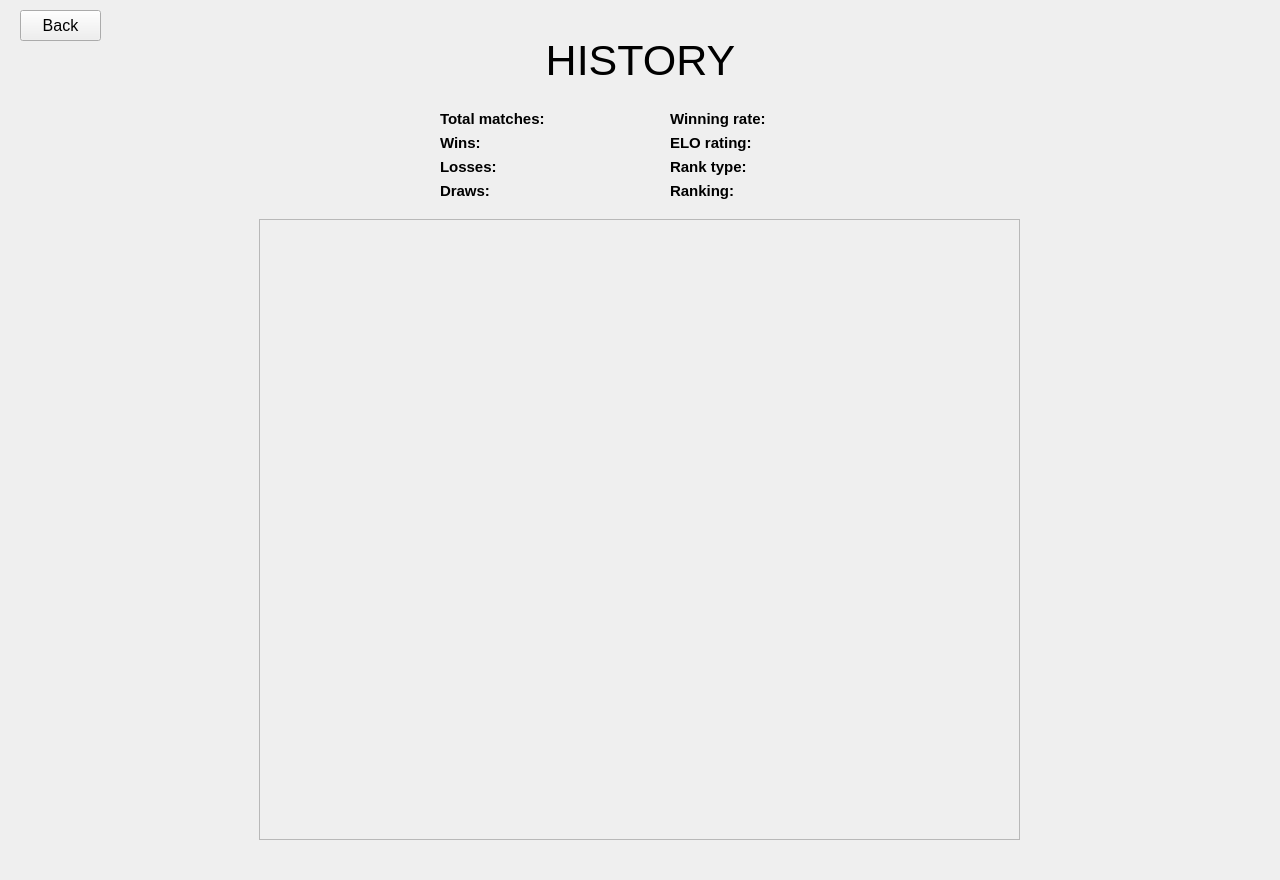
<?xml version="1.0" encoding="UTF-8"?>
<ui version="4.0">
 <class>HistoryWidget</class>
 <widget class="QWidget" name="HistoryWidget">
  <property name="geometry">
   <rect>
    <x>0</x>
    <y>0</y>
    <width>1280</width>
    <height>880</height>
   </rect>
  </property>
  <property name="windowTitle">
   <string>Form</string>
  </property>
  <widget class="QLabel" name="lbl_title">
   <property name="geometry">
    <rect>
     <x>500</x>
     <y>30</y>
     <width>281</width>
     <height>61</height>
    </rect>
   </property>
   <property name="font">
    <font>
     <pointsize>32</pointsize>
    </font>
   </property>
   <property name="text">
    <string>HISTORY</string>
   </property>
   <property name="alignment">
    <set>Qt::AlignCenter</set>
   </property>
  </widget>
  <widget class="QScrollArea" name="scrollArea">
   <property name="geometry">
    <rect>
     <x>259</x>
     <y>219</y>
     <width>761</width>
     <height>621</height>
    </rect>
   </property>
   <property name="widgetResizable">
    <bool>true</bool>
   </property>
   <widget class="QWidget" name="scrollAreaWidgetContents">
    <property name="geometry">
     <rect>
      <x>0</x>
      <y>0</y>
      <width>759</width>
      <height>619</height>
     </rect>
    </property>
   </widget>
  </widget>
  <widget class="QPushButton" name="btn_back">
   <property name="geometry">
    <rect>
     <x>20</x>
     <y>10</y>
     <width>81</width>
     <height>31</height>
    </rect>
   </property>
   <property name="font">
    <font>
     <pointsize>12</pointsize>
    </font>
   </property>
   <property name="text">
    <string>Back</string>
   </property>
  </widget>
  <widget class="QWidget" name="formLayoutWidget">
   <property name="geometry">
    <rect>
     <x>440</x>
     <y>110</y>
     <width>211</width>
     <height>91</height>
    </rect>
   </property>
   <layout class="QFormLayout" name="formLayout">
    <item row="0" column="0">
     <widget class="QLabel" name="label">
      <property name="font">
       <font>
        <pointsize>11</pointsize>
        <bold>true</bold>
       </font>
      </property>
      <property name="text">
       <string>Total matches:</string>
      </property>
     </widget>
    </item>
    <item row="0" column="1">
     <widget class="QLabel" name="lbl_total">
      <property name="font">
       <font>
        <pointsize>11</pointsize>
       </font>
      </property>
      <property name="text">
       <string/>
      </property>
     </widget>
    </item>
    <item row="1" column="0">
     <widget class="QLabel" name="label_3">
      <property name="font">
       <font>
        <pointsize>11</pointsize>
        <bold>true</bold>
       </font>
      </property>
      <property name="text">
       <string>Wins:</string>
      </property>
     </widget>
    </item>
    <item row="1" column="1">
     <widget class="QLabel" name="lbl_wins">
      <property name="font">
       <font>
        <pointsize>11</pointsize>
       </font>
      </property>
      <property name="text">
       <string/>
      </property>
     </widget>
    </item>
    <item row="2" column="0">
     <widget class="QLabel" name="label_5">
      <property name="font">
       <font>
        <pointsize>11</pointsize>
        <bold>true</bold>
       </font>
      </property>
      <property name="text">
       <string>Losses:</string>
      </property>
     </widget>
    </item>
    <item row="2" column="1">
     <widget class="QLabel" name="lbl_losses">
      <property name="font">
       <font>
        <pointsize>11</pointsize>
       </font>
      </property>
      <property name="text">
       <string/>
      </property>
     </widget>
    </item>
    <item row="3" column="0">
     <widget class="QLabel" name="label_6">
      <property name="font">
       <font>
        <pointsize>11</pointsize>
        <bold>true</bold>
       </font>
      </property>
      <property name="text">
       <string>Draws:</string>
      </property>
     </widget>
    </item>
    <item row="3" column="1">
     <widget class="QLabel" name="lbl_draws">
      <property name="font">
       <font>
        <pointsize>11</pointsize>
       </font>
      </property>
      <property name="text">
       <string/>
      </property>
     </widget>
    </item>
   </layout>
  </widget>
  <widget class="QWidget" name="formLayoutWidget_2">
   <property name="geometry">
    <rect>
     <x>670</x>
     <y>110</y>
     <width>211</width>
     <height>93</height>
    </rect>
   </property>
   <layout class="QFormLayout" name="formLayout_2">
    <item row="1" column="0">
     <widget class="QLabel" name="label_9">
      <property name="font">
       <font>
        <pointsize>11</pointsize>
        <bold>true</bold>
       </font>
      </property>
      <property name="text">
       <string>ELO rating:</string>
      </property>
     </widget>
    </item>
    <item row="1" column="1">
     <widget class="QLabel" name="lbl_elo">
      <property name="font">
       <font>
        <pointsize>11</pointsize>
       </font>
      </property>
      <property name="text">
       <string/>
      </property>
     </widget>
    </item>
    <item row="2" column="0">
     <widget class="QLabel" name="label_11">
      <property name="font">
       <font>
        <pointsize>11</pointsize>
        <bold>true</bold>
       </font>
      </property>
      <property name="text">
       <string>Rank type:</string>
      </property>
     </widget>
    </item>
    <item row="2" column="1">
     <widget class="QLabel" name="lbl_type">
      <property name="font">
       <font>
        <pointsize>11</pointsize>
       </font>
      </property>
      <property name="text">
       <string/>
      </property>
     </widget>
    </item>
    <item row="3" column="0">
     <widget class="QLabel" name="label_12">
      <property name="font">
       <font>
        <pointsize>11</pointsize>
        <bold>true</bold>
       </font>
      </property>
      <property name="text">
       <string>Ranking:</string>
      </property>
     </widget>
    </item>
    <item row="3" column="1">
     <widget class="QLabel" name="lbl_ranking">
      <property name="font">
       <font>
        <pointsize>11</pointsize>
       </font>
      </property>
      <property name="text">
       <string/>
      </property>
     </widget>
    </item>
    <item row="0" column="0">
     <widget class="QLabel" name="label_7">
      <property name="font">
       <font>
        <pointsize>11</pointsize>
        <bold>true</bold>
       </font>
      </property>
      <property name="text">
       <string>Winning rate:</string>
      </property>
     </widget>
    </item>
    <item row="0" column="1">
     <widget class="QLabel" name="lbl_rate">
      <property name="font">
       <font>
        <pointsize>11</pointsize>
       </font>
      </property>
      <property name="text">
       <string/>
      </property>
     </widget>
    </item>
   </layout>
  </widget>
 </widget>
 <resources/>
 <connections/>
</ui>
